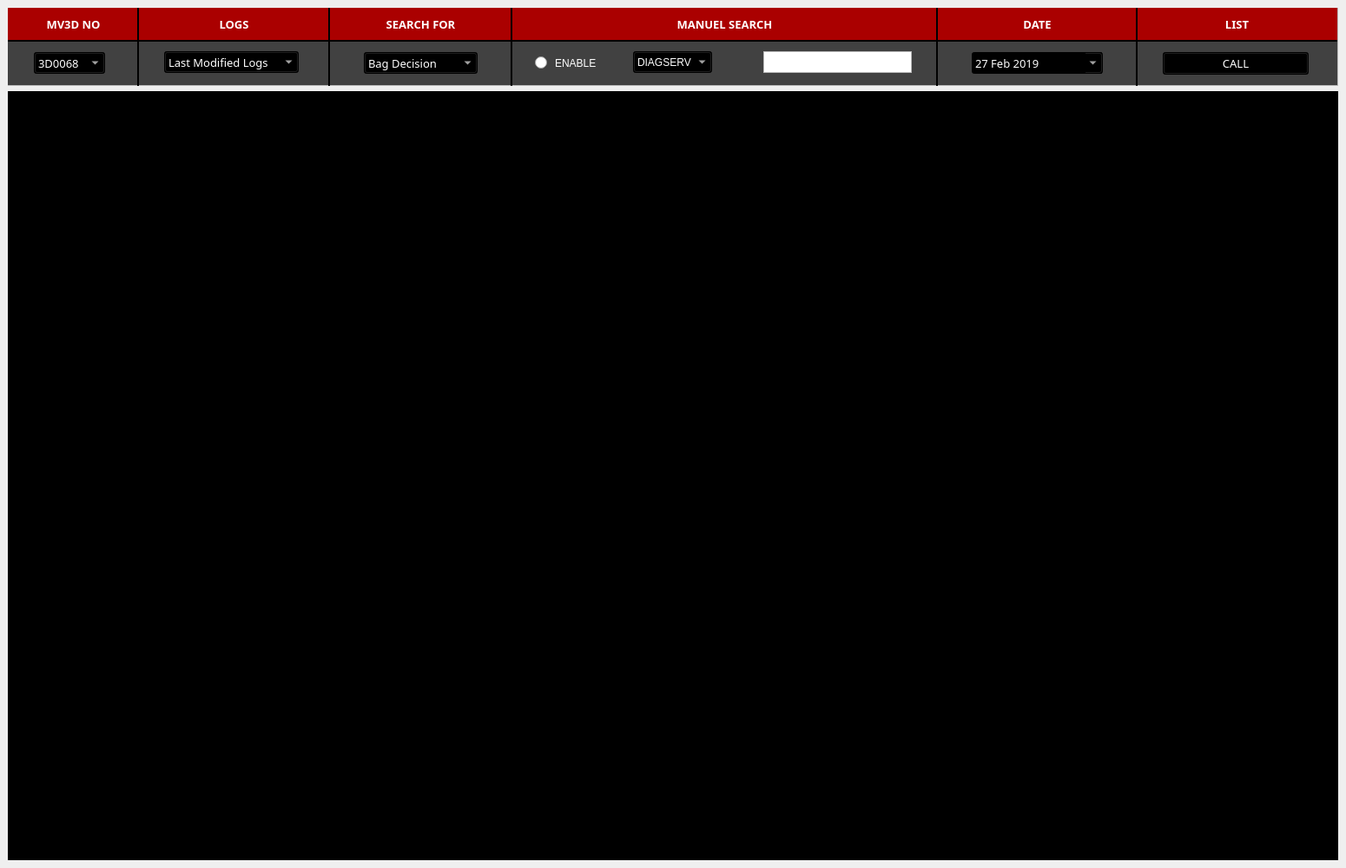
  <widget class="QDockWidget" name="bagdec">
   <property name="minimumSize">
    <size>
     <width>1550</width>
     <height>1000</height>
    </size>
   </property>
   <property name="maximumSize">
    <size>
     <width>1550</width>
     <height>1000</height>
    </size>
   </property>
   <property name="floating">
    <bool>true</bool>
   </property>
   <property name="windowTitle">
    <string>                                                                                                                                                                                       LOG SCREEN</string>
   </property>
   <attribute name="dockWidgetArea">
    <number>1</number>
   </attribute>
   <widget class="QWidget" name="dockWidgetContents">
    <layout class="QGridLayout" name="gridLayout_2">
     <item row="0" column="0">
      <widget class="QFrame" name="frame">
       <property name="minimumSize">
        <size>
         <width>0</width>
         <height>90</height>
        </size>
       </property>
       <property name="styleSheet">
        <string notr="true"/>
       </property>
       <property name="frameShape">
        <enum>QFrame::StyledPanel</enum>
       </property>
       <property name="frameShadow">
        <enum>QFrame::Raised</enum>
       </property>
       <widget class="QComboBox" name="grep_mv3d">
        <property name="geometry">
         <rect>
          <x>30</x>
          <y>51</y>
          <width>82</width>
          <height>25</height>
         </rect>
        </property>
        <property name="font">
         <font>
          <family>Sans Serif</family>
          <pointsize>10</pointsize>
          <weight>50</weight>
          <italic>false</italic>
          <bold>false</bold>
         </font>
        </property>
        <property name="styleSheet">
         <string notr="true">background-color: rgb(0, 0, 0);
font: 10pt &quot;Sans Serif&quot;;
color: rgb(255, 255, 255);</string>
        </property>
        <item>
         <property name="text">
          <string>3D0068</string>
         </property>
        </item>
        <item>
         <property name="text">
          <string>3D0069</string>
         </property>
        </item>
        <item>
         <property name="text">
          <string>3D0070</string>
         </property>
        </item>
        <item>
         <property name="text">
          <string>3D0078</string>
         </property>
        </item>
       </widget>
       <widget class="QComboBox" name="grepperbox">
        <property name="geometry">
         <rect>
          <x>410</x>
          <y>51</y>
          <width>131</width>
          <height>25</height>
         </rect>
        </property>
        <property name="font">
         <font>
          <family>Sans Serif</family>
          <pointsize>10</pointsize>
          <weight>50</weight>
          <italic>false</italic>
          <bold>false</bold>
         </font>
        </property>
        <property name="styleSheet">
         <string notr="true">background-color: rgb(0, 0, 0);
font: 10pt &quot;Sans Serif&quot;;
color: rgb(255, 255, 255);</string>
        </property>
        <item>
         <property name="text">
          <string>Bag Decision</string>
         </property>
        </item>
        <item>
         <property name="text">
          <string>Array Test</string>
         </property>
        </item>
        <item>
         <property name="text">
          <string>Flow Switch</string>
         </property>
        </item>
        <item>
         <property name="text">
          <string>HVPS Arc</string>
         </property>
        </item>
        <item>
         <property name="text">
          <string>Bad Detectors</string>
         </property>
        </item>
       </widget>
       <widget class="Line" name="line">
        <property name="geometry">
         <rect>
          <x>140</x>
          <y>0</y>
          <width>20</width>
          <height>91</height>
         </rect>
        </property>
        <property name="autoFillBackground">
         <bool>false</bool>
        </property>
        <property name="frameShadow">
         <enum>QFrame::Plain</enum>
        </property>
        <property name="lineWidth">
         <number>2</number>
        </property>
        <property name="orientation">
         <enum>Qt::Vertical</enum>
        </property>
       </widget>
       <widget class="Line" name="line_2">
        <property name="geometry">
         <rect>
          <x>0</x>
          <y>30</y>
          <width>1531</width>
          <height>16</height>
         </rect>
        </property>
        <property name="frameShadow">
         <enum>QFrame::Plain</enum>
        </property>
        <property name="lineWidth">
         <number>2</number>
        </property>
        <property name="orientation">
         <enum>Qt::Horizontal</enum>
        </property>
       </widget>
       <widget class="Line" name="line_3">
        <property name="geometry">
         <rect>
          <x>570</x>
          <y>0</y>
          <width>20</width>
          <height>91</height>
         </rect>
        </property>
        <property name="frameShadow">
         <enum>QFrame::Plain</enum>
        </property>
        <property name="lineWidth">
         <number>2</number>
        </property>
        <property name="orientation">
         <enum>Qt::Vertical</enum>
        </property>
       </widget>
       <widget class="QDateTimeEdit" name="grepdate">
        <property name="geometry">
         <rect>
          <x>1110</x>
          <y>51</y>
          <width>151</width>
          <height>25</height>
         </rect>
        </property>
        <property name="font">
         <font>
          <family>Sans Serif</family>
          <pointsize>10</pointsize>
          <weight>50</weight>
          <italic>false</italic>
          <bold>false</bold>
         </font>
        </property>
        <property name="styleSheet">
         <string notr="true">background-color: rgb(0, 0, 0);
font: 10pt &quot;Sans Serif&quot;;
color: rgb(255, 255, 255);</string>
        </property>
        <property name="date">
         <date>
          <year>2019</year>
          <month>2</month>
          <day>27</day>
         </date>
        </property>
        <property name="displayFormat">
         <string>dd MMM yyyy</string>
        </property>
        <property name="calendarPopup">
         <bool>true</bool>
        </property>
       </widget>
       <widget class="Line" name="line_4">
        <property name="geometry">
         <rect>
          <x>1060</x>
          <y>0</y>
          <width>20</width>
          <height>91</height>
         </rect>
        </property>
        <property name="frameShadow">
         <enum>QFrame::Plain</enum>
        </property>
        <property name="lineWidth">
         <number>2</number>
        </property>
        <property name="orientation">
         <enum>Qt::Vertical</enum>
        </property>
       </widget>
       <widget class="QLabel" name="label">
        <property name="geometry">
         <rect>
          <x>0</x>
          <y>0</y>
          <width>151</width>
          <height>38</height>
         </rect>
        </property>
        <property name="font">
         <font>
          <family>Sans Serif</family>
          <pointsize>10</pointsize>
          <weight>75</weight>
          <italic>false</italic>
          <bold>true</bold>
         </font>
        </property>
        <property name="styleSheet">
         <string notr="true">background-color: rgb(170, 0, 0);
font: 75 bold 10pt &quot;Sans Serif&quot;;
color: rgb(255, 255, 255);</string>
        </property>
        <property name="text">
         <string>MV3D NO</string>
        </property>
        <property name="alignment">
         <set>Qt::AlignCenter</set>
        </property>
       </widget>
       <widget class="QLabel" name="label_2">
        <property name="geometry">
         <rect>
          <x>370</x>
          <y>0</y>
          <width>211</width>
          <height>38</height>
         </rect>
        </property>
        <property name="font">
         <font>
          <family>Sans Serif</family>
          <pointsize>10</pointsize>
          <weight>75</weight>
          <italic>false</italic>
          <bold>true</bold>
         </font>
        </property>
        <property name="styleSheet">
         <string notr="true">background-color: rgb(170, 0, 0);
font: 75 bold 10pt &quot;Sans Serif&quot;;
color: rgb(255, 255, 255);</string>
        </property>
        <property name="text">
         <string>SEARCH FOR</string>
        </property>
        <property name="alignment">
         <set>Qt::AlignCenter</set>
        </property>
       </widget>
       <widget class="QLabel" name="label_3">
        <property name="geometry">
         <rect>
          <x>1070</x>
          <y>0</y>
          <width>231</width>
          <height>38</height>
         </rect>
        </property>
        <property name="font">
         <font>
          <family>Sans Serif</family>
          <pointsize>10</pointsize>
          <weight>75</weight>
          <italic>false</italic>
          <bold>true</bold>
         </font>
        </property>
        <property name="styleSheet">
         <string notr="true">background-color: rgb(170, 0, 0);
font: 75 bold 10pt &quot;Sans Serif&quot;;
color: rgb(255, 255, 255);</string>
        </property>
        <property name="text">
         <string>DATE</string>
        </property>
        <property name="alignment">
         <set>Qt::AlignCenter</set>
        </property>
       </widget>
       <widget class="QPushButton" name="call_button">
        <property name="geometry">
         <rect>
          <x>1330</x>
          <y>51</y>
          <width>168</width>
          <height>26</height>
         </rect>
        </property>
        <property name="font">
         <font>
          <family>Sans Serif</family>
          <pointsize>10</pointsize>
          <weight>50</weight>
          <italic>false</italic>
          <bold>false</bold>
         </font>
        </property>
        <property name="styleSheet">
         <string notr="true">background-color: rgb(0, 0, 0);
font: 10pt &quot;Sans Serif&quot;;
color: rgb(255, 255, 255);</string>
        </property>
        <property name="text">
         <string>CALL</string>
        </property>
       </widget>
       <widget class="QLabel" name="label_4">
        <property name="geometry">
         <rect>
          <x>1300</x>
          <y>0</y>
          <width>231</width>
          <height>38</height>
         </rect>
        </property>
        <property name="font">
         <font>
          <family>Sans Serif</family>
          <pointsize>10</pointsize>
          <weight>75</weight>
          <italic>false</italic>
          <bold>true</bold>
         </font>
        </property>
        <property name="styleSheet">
         <string notr="true">background-color: rgb(170, 0, 0);
font: 75 bold 10pt &quot;Sans Serif&quot;;
color: rgb(255, 255, 255);</string>
        </property>
        <property name="text">
         <string>LIST</string>
        </property>
        <property name="alignment">
         <set>Qt::AlignCenter</set>
        </property>
       </widget>
       <widget class="QLabel" name="label_5">
        <property name="geometry">
         <rect>
          <x>0</x>
          <y>39</y>
          <width>1531</width>
          <height>50</height>
         </rect>
        </property>
        <property name="styleSheet">
         <string notr="true">background-color: rgb(65, 65, 65);</string>
        </property>
        <property name="text">
         <string/>
        </property>
       </widget>
       <widget class="Line" name="line_5">
        <property name="geometry">
         <rect>
          <x>1290</x>
          <y>0</y>
          <width>20</width>
          <height>91</height>
         </rect>
        </property>
        <property name="frameShadow">
         <enum>QFrame::Plain</enum>
        </property>
        <property name="lineWidth">
         <number>2</number>
        </property>
        <property name="orientation">
         <enum>Qt::Vertical</enum>
        </property>
       </widget>
       <widget class="QLabel" name="label_6">
        <property name="geometry">
         <rect>
          <x>580</x>
          <y>0</y>
          <width>491</width>
          <height>37</height>
         </rect>
        </property>
        <property name="font">
         <font>
          <family>Sans Serif</family>
          <pointsize>10</pointsize>
          <weight>75</weight>
          <italic>false</italic>
          <bold>true</bold>
         </font>
        </property>
        <property name="styleSheet">
         <string notr="true">background-color: rgb(170, 0, 0);
font: 75 bold 10pt &quot;Sans Serif&quot;;
color: rgb(255, 255, 255);</string>
        </property>
        <property name="text">
         <string>MANUEL SEARCH</string>
        </property>
        <property name="alignment">
         <set>Qt::AlignCenter</set>
        </property>
       </widget>
       <widget class="QRadioButton" name="manuelactive">
        <property name="geometry">
         <rect>
          <x>607</x>
          <y>53</y>
          <width>71</width>
          <height>21</height>
         </rect>
        </property>
        <property name="styleSheet">
         <string notr="true">font: 9pt &quot;Sans Serif&quot;;
</string>
        </property>
        <property name="text">
         <string/>
        </property>
       </widget>
       <widget class="QLabel" name="label_7">
        <property name="geometry">
         <rect>
          <x>630</x>
          <y>56</y>
          <width>56</width>
          <height>15</height>
         </rect>
        </property>
        <property name="styleSheet">
         <string notr="true">color: rgb(255, 255, 255);
font: 75 9pt &quot;Sans Serif&quot;;
font: 9.5pt &quot;Sans Serif&quot;;</string>
        </property>
        <property name="text">
         <string>ENABLE</string>
        </property>
       </widget>
       <widget class="QComboBox" name="manuelcombo">
        <property name="geometry">
         <rect>
          <x>720</x>
          <y>50</y>
          <width>91</width>
          <height>25</height>
         </rect>
        </property>
        <property name="styleSheet">
         <string notr="true">background-color: rgb(0, 0, 0);
font: 9pt &quot;Sans Serif&quot;;
color: rgb(255, 255, 255);</string>
        </property>
        <item>
         <property name="text">
          <string>DIAGSERV</string>
         </property>
        </item>
        <item>
         <property name="text">
          <string>BHS LOG</string>
         </property>
        </item>
        <item>
         <property name="text">
          <string>BMS LOG</string>
         </property>
        </item>
        <item>
         <property name="text">
          <string>BIT LOG</string>
         </property>
        </item>
        <item>
         <property name="text">
          <string>SCS LOG</string>
         </property>
        </item>
       </widget>
       <widget class="QTextEdit" name="manuellabel">
        <property name="geometry">
         <rect>
          <x>870</x>
          <y>50</y>
          <width>171</width>
          <height>25</height>
         </rect>
        </property>
        <property name="verticalScrollBarPolicy">
         <enum>Qt::ScrollBarAlwaysOff</enum>
        </property>
        <property name="horizontalScrollBarPolicy">
         <enum>Qt::ScrollBarAlwaysOff</enum>
        </property>
       </widget>
       <widget class="QLabel" name="label_10">
        <property name="geometry">
         <rect>
          <x>150</x>
          <y>0</y>
          <width>221</width>
          <height>38</height>
         </rect>
        </property>
        <property name="font">
         <font>
          <family>Sans Serif</family>
          <pointsize>10</pointsize>
          <weight>75</weight>
          <italic>false</italic>
          <bold>true</bold>
         </font>
        </property>
        <property name="styleSheet">
         <string notr="true">background-color: rgb(170, 0, 0);
font: 75 bold 10pt &quot;Sans Serif&quot;;
color: rgb(255, 255, 255);</string>
        </property>
        <property name="text">
         <string>LOGS</string>
        </property>
        <property name="alignment">
         <set>Qt::AlignCenter</set>
        </property>
       </widget>
       <widget class="Line" name="line_9">
        <property name="geometry">
         <rect>
          <x>360</x>
          <y>0</y>
          <width>20</width>
          <height>91</height>
         </rect>
        </property>
        <property name="frameShadow">
         <enum>QFrame::Plain</enum>
        </property>
        <property name="lineWidth">
         <number>2</number>
        </property>
        <property name="orientation">
         <enum>Qt::Vertical</enum>
        </property>
       </widget>
       <widget class="QComboBox" name="log_selection_box">
        <property name="geometry">
         <rect>
          <x>180</x>
          <y>50</y>
          <width>155</width>
          <height>25</height>
         </rect>
        </property>
        <property name="font">
         <font>
          <family>Sans Serif</family>
          <pointsize>10</pointsize>
          <weight>50</weight>
          <italic>false</italic>
          <bold>false</bold>
         </font>
        </property>
        <property name="styleSheet">
         <string notr="true">background-color: rgb(0, 0, 0);
font: 10pt &quot;Sans Serif&quot;;
color: rgb(255, 255, 255);</string>
        </property>
        <item>
         <property name="text">
          <string>Last Modified Logs</string>
         </property>
        </item>
        <item>
         <property name="text">
          <string>Detailed Logs</string>
         </property>
        </item>
        <item>
         <property name="text">
          <string>All Logs</string>
         </property>
        </item>
       </widget>
       <zorder>label</zorder>
       <zorder>label_2</zorder>
       <zorder>label_3</zorder>
       <zorder>label_4</zorder>
       <zorder>label_5</zorder>
       <zorder>label_6</zorder>
       <zorder>label_7</zorder>
       <zorder>label_10</zorder>
       <zorder>log_selection_box</zorder>
       <zorder>grep_mv3d</zorder>
       <zorder>manuellabel</zorder>
       <zorder>manuelcombo</zorder>
       <zorder>line_4</zorder>
       <zorder>grepperbox</zorder>
       <zorder>line_3</zorder>
       <zorder>call_button</zorder>
       <zorder>line_2</zorder>
       <zorder>line</zorder>
       <zorder>grepdate</zorder>
       <zorder>line_9</zorder>
       <zorder>line_5</zorder>
       <zorder>manuelactive</zorder>
      </widget>
     </item>
     <item row="1" column="0">
      <widget class="QTextBrowser" name="bagdecision">
       <property name="font">
        <font>
         <family>Sans Serif</family>
         <pointsize>10</pointsize>
         <weight>50</weight>
         <italic>false</italic>
         <bold>false</bold>
        </font>
       </property>
       <property name="styleSheet">
        <string notr="true">background-color: rgb(0, 0, 0);
color: rgb(50, 244, 131);
font: 10pt &quot;Sans Serif&quot;;</string>
       </property>
      </widget>
     </item>
    </layout>
   </widget>
  </widget>
